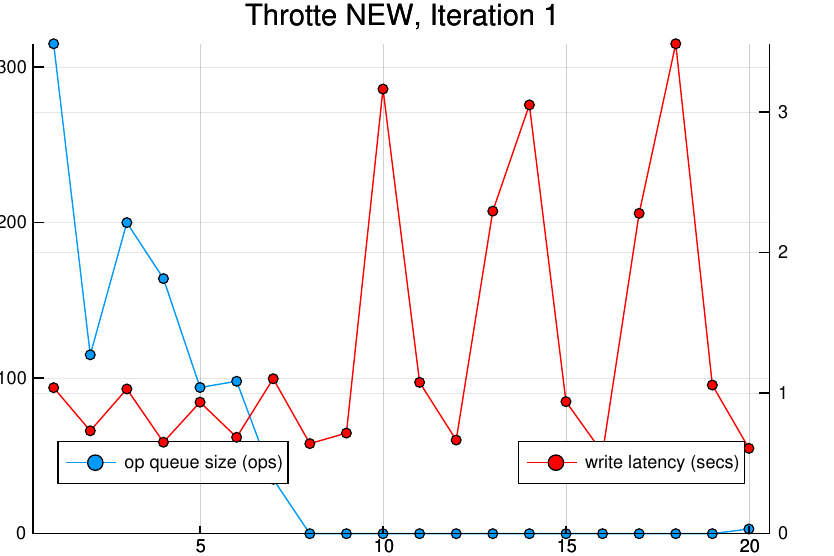

This chart was generated by the following Julia code:
# generated Wed Nov 21 09:53:54 PST 2018
using Plots
gr()
x = [ 1, 2, 3, 4, 5, 6, 7, 8, 9, 10, 11, 12, 13, 14, 15, 16, 17, 18, 19, 20
 ]
queue_size = [ 315,115,200,164,94,98,35,0,0,0,0,0,0,0,0,0,0,0,0,3 ]
latency = [ 1.038448921,0.731839438,1.029426044,0.650624562,0.935397563,0.685681923,1.102365044,0.640647556,0.715697857,3.162728436,1.076259345,0.665884814,2.294318458,3.050251586,0.939020048,0.575366871,2.278561737,3.485038601,1.057212021,0.607001402 ]
plot(x, queue_size, label="op queue size (ops)", legend=:bottomleft, ylim=(0,Inf), markershape=:auto, title="Throtte NEW, Iteration 1")
t = twinx()
plot!(t, x, latency, label="write latency (secs)", color=:red, legend=:bottomright, ylim=(0,Inf), title="Throtte NEW, Iteration 1", markershape=:auto)
savefig("queue_size_1_NEW_full.pdf")
